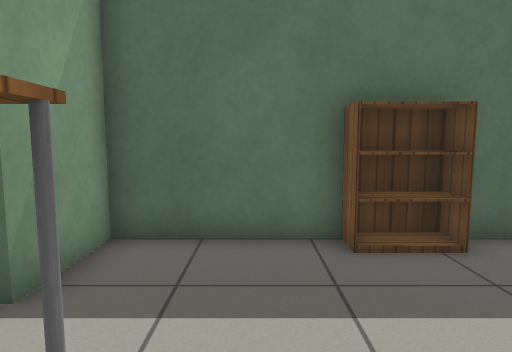
View 1 (above)

24 first-person views from a walk through a world built for the Gazebo simulator. The camera is 0.9 m above the floor, tilts 6° down and sees 75° across. The floor is counted in squares, 0.5 m on a side. Each view is taken from the middle of a square. On the plan, view 1 faces up. The plan holds only what a view shows up to about 17 squares ahead; the rest is blank. Robots are left out. Gazebo's built-in surfaces are drawn with simple patterns.

View 2
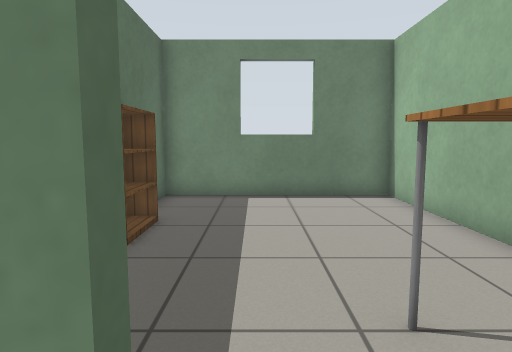

View 3
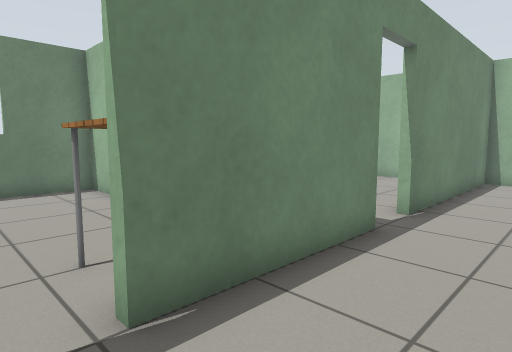

View 4
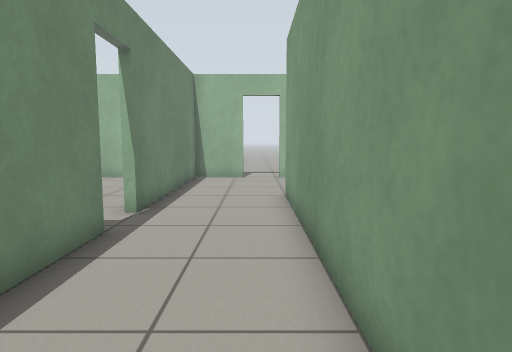

View 5
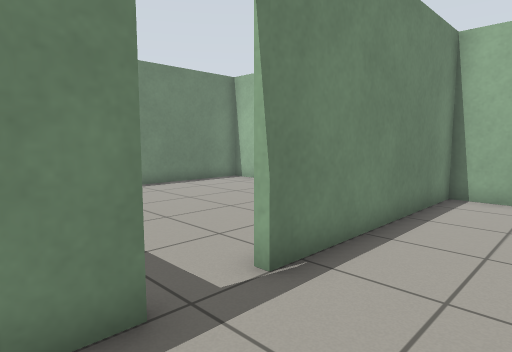

View 6
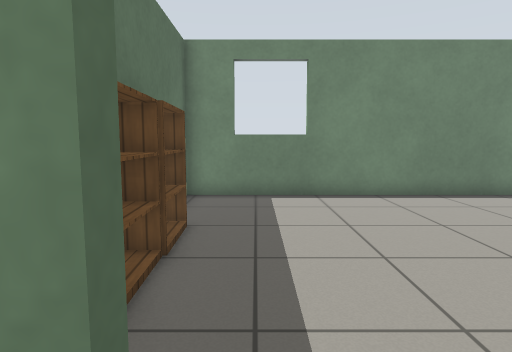

View 7
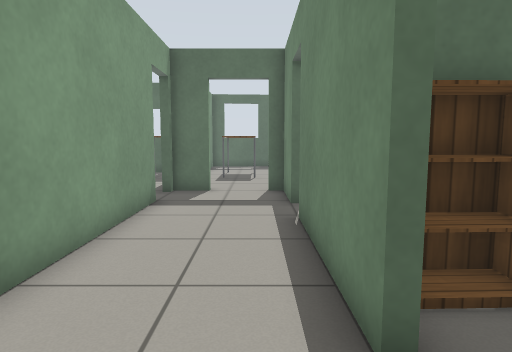

View 8
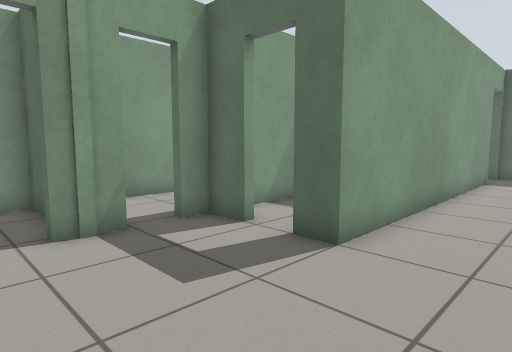

View 9
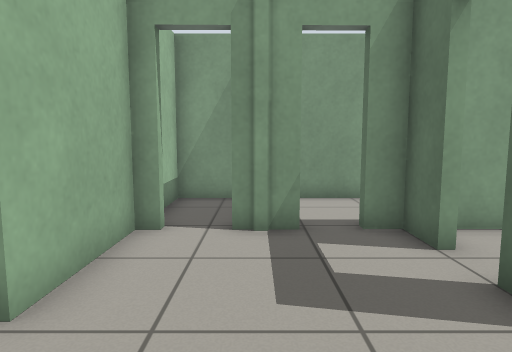

View 10
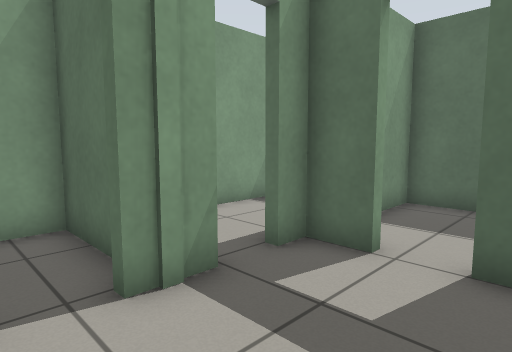

View 11
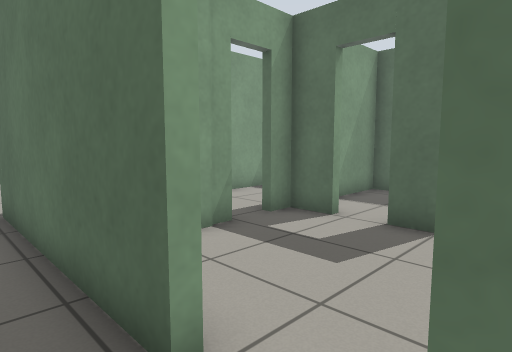

View 12
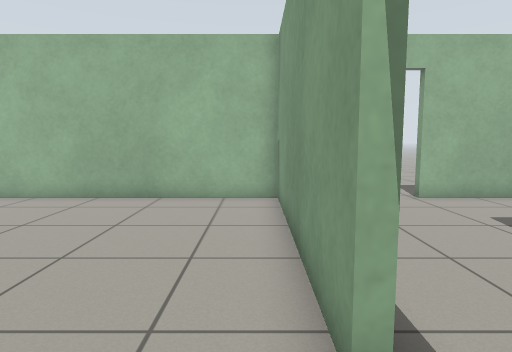

View 13
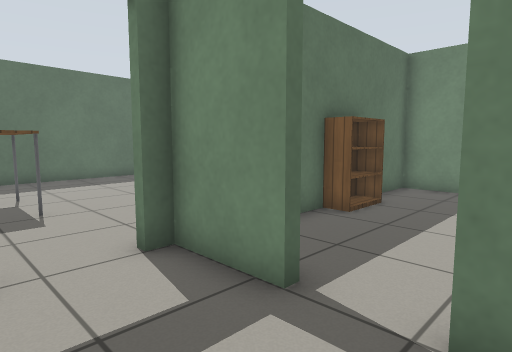

View 14
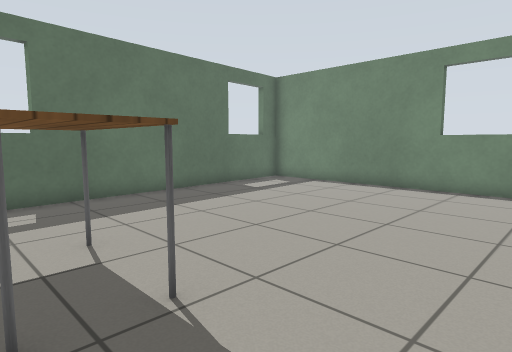

View 15
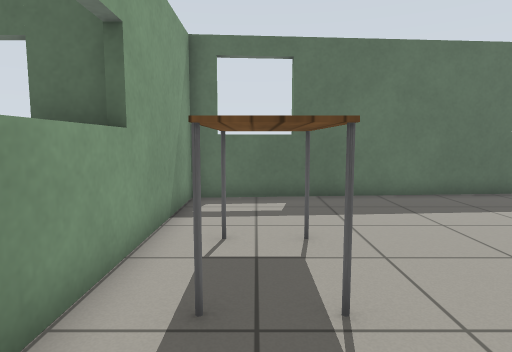

View 16
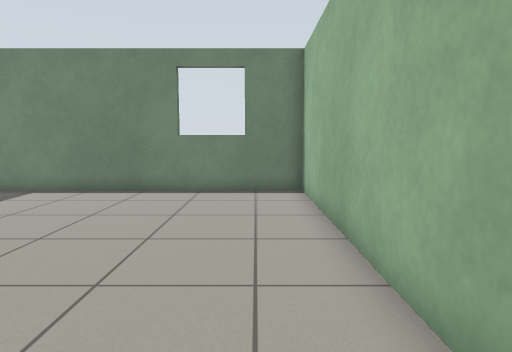

View 17
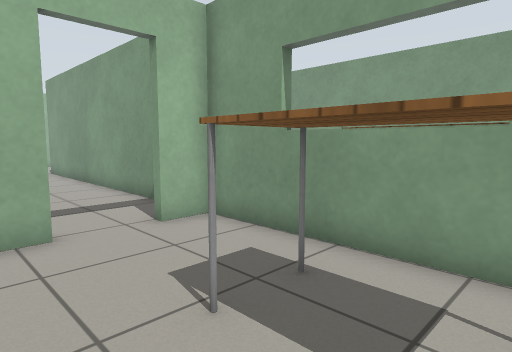

View 18
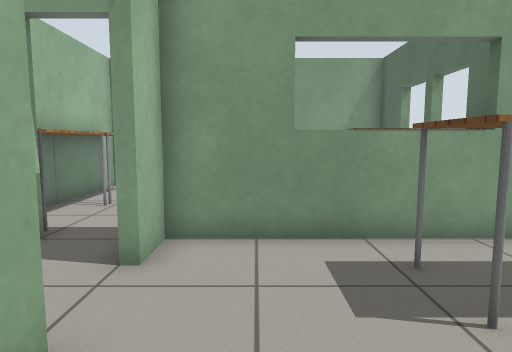

View 19
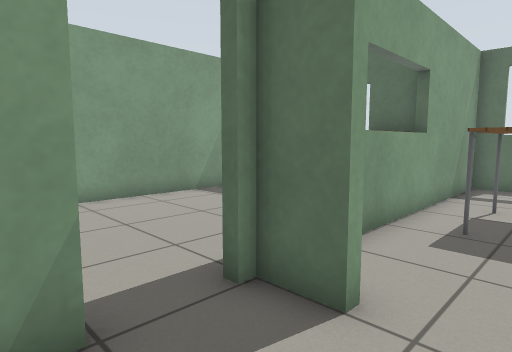

View 20
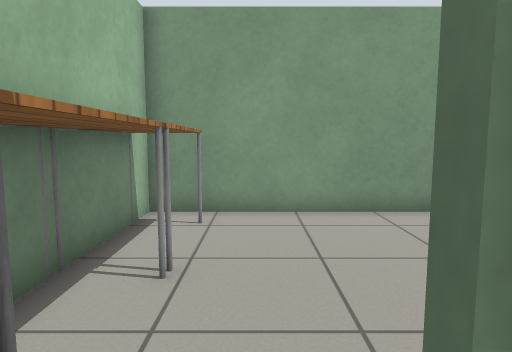

View 21
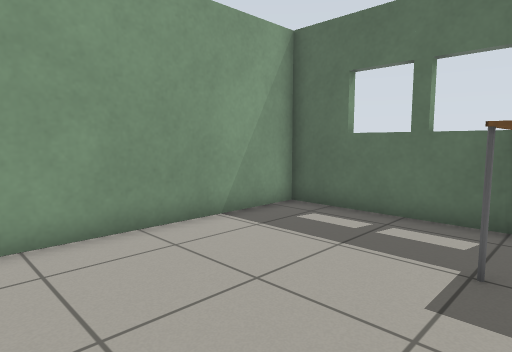

View 22
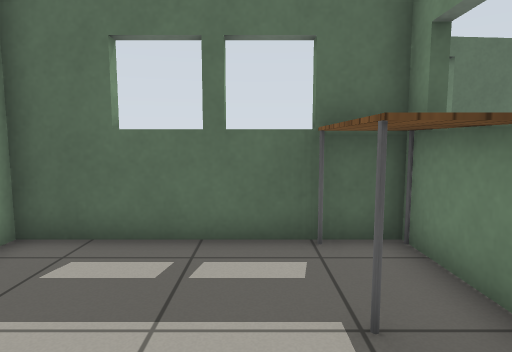

View 23
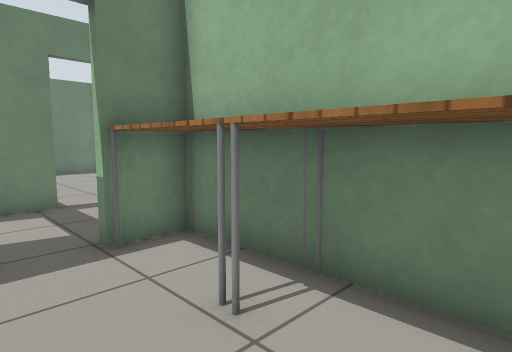

View 24
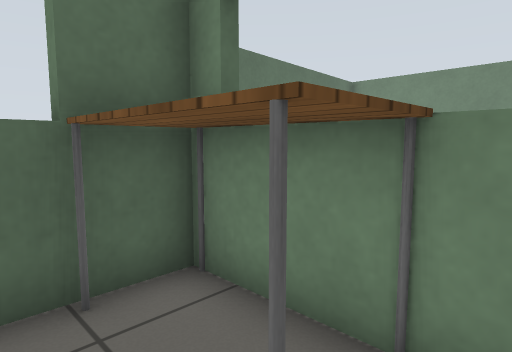

### Floor plan
Points are (right, up) in squares from view 1. A wall is a line through its corners. A room is listed if a view was taken in it or the views show most of it. See-through windows are left out.
Room 1 (views 1, 12)
walls: (3.4, -1.4) (7, -1.4) (7, 6) (3.4, 6); (-2.7, -5.2) (-2.7, -13.5) (7, -13.5) (7, -1.7) (3.4, -1.7); (1.5, 6) (-2.7, 6) (-2.7, 3.5)
ways out: open door at (-3, -4.5) to room 2; open door at (-3, 2.5) to room 2
objects: bookshelf (-2, -2) to (-1, -2); table (-2, 1) to (-1, 1); bookshelf (0, -2); bookshelf (1, -2) to (3, -2); bookshelf (2, 5) to (3, 6)
Room 2 (views 2, 3, 4, 5, 6, 7, 8, 9, 10, 13, 19, 20)
walls: (-9.2, -8) (-10.7, -8) (-10.7, -8.8); (-3, -3.5) (-3, 1.8); (-10.7, -10.1) (-10.6, -11.5); (-5.4, -13.5) (-3, -13.5) (-3, -5.2); (-10.6, -12.9) (-10.6, -13.5) (-7.2, -13.5); (-7, 3.9) (-7, -8) (-8, -8); (-3, 3.5) (-3, 6); (-5.6, 6) (-7.1, 6)
ways out: open door at (-3, -4.5) to room 1; open door at (-3, 2.5) to room 1; open door at (-6.5, -14) to room 3; open door at (-4.5, 6) to room 4; open door at (-7, 4.5) to room 5; open door at (-8.5, -8) to room 6; open door at (-11, -12.5) to room 7; open door at (-11, -9.5)
Room 3 (view 11)
walls: (-7.2, -13.8) (-14.7, -13.8)
ways out: open door at (-6.5, -14) to room 2
Room 4 (views 14, 15, 16, 17, 18)
walls: (3.4, 6.3) (7, 6.3) (7, 18.5) (-7, 17.5) (-7, 6.3) (-5.6, 6.3); (-3.6, 6.3) (1.5, 6.3)
ways out: open door at (-4.5, 6) to room 2
objects: table (-5, 10) to (-4, 13)
Room 5 (views 21, 22, 23, 24)
walls: (-7.3, 9.2) (-7.3, 12.9) (-14.4, 12.9) (-14.4, 2.3) (-7.3, 2.3) (-7.3, 3.9)
ways out: open door at (-7, 4.5) to room 2
objects: table (-13, 3) to (-11, 4); table (-10, 3) to (-8, 4); table (-9, 10) to (-8, 12)
Room 6 (no view inside)
walls: (-8.9, -3.1) (-10.7, -3.1) (-10.7, -6.9)
ways out: open door at (-8.5, -8) to room 2
Room 7 (no view inside)
walls: (-12, -11) (-14.4, -11) (-14.4, -13.5) (-12.7, -13.5)
ways out: open door at (-11, -12.5) to room 2

Positions as (right, up) in squares from view 1, and headings:
1: (0, 0), facing up
2: (-4, 3), facing right
3: (-6, 3), facing down-right
4: (-6, 3), facing down
5: (-6, -2), facing down-right
6: (-4, -4), facing right
7: (-4, -6), facing up
8: (-4, -13), facing up-left
9: (-4, -11), facing left
10: (-7, -13), facing up-left
11: (-5, -15), facing up-left
12: (-2, -3), facing down
13: (-6, 1), facing up-right
14: (-6, 7), facing up-right
15: (-5, 7), facing up
16: (-5, 8), facing right
17: (-2, 13), facing down-left
18: (-1, 8), facing left
19: (-4, 3), facing up-left
20: (-6, 5), facing left
21: (-8, 5), facing up-left
22: (-10, 7), facing up
23: (-13, 6), facing down-right
24: (-10, 9), facing up-right
